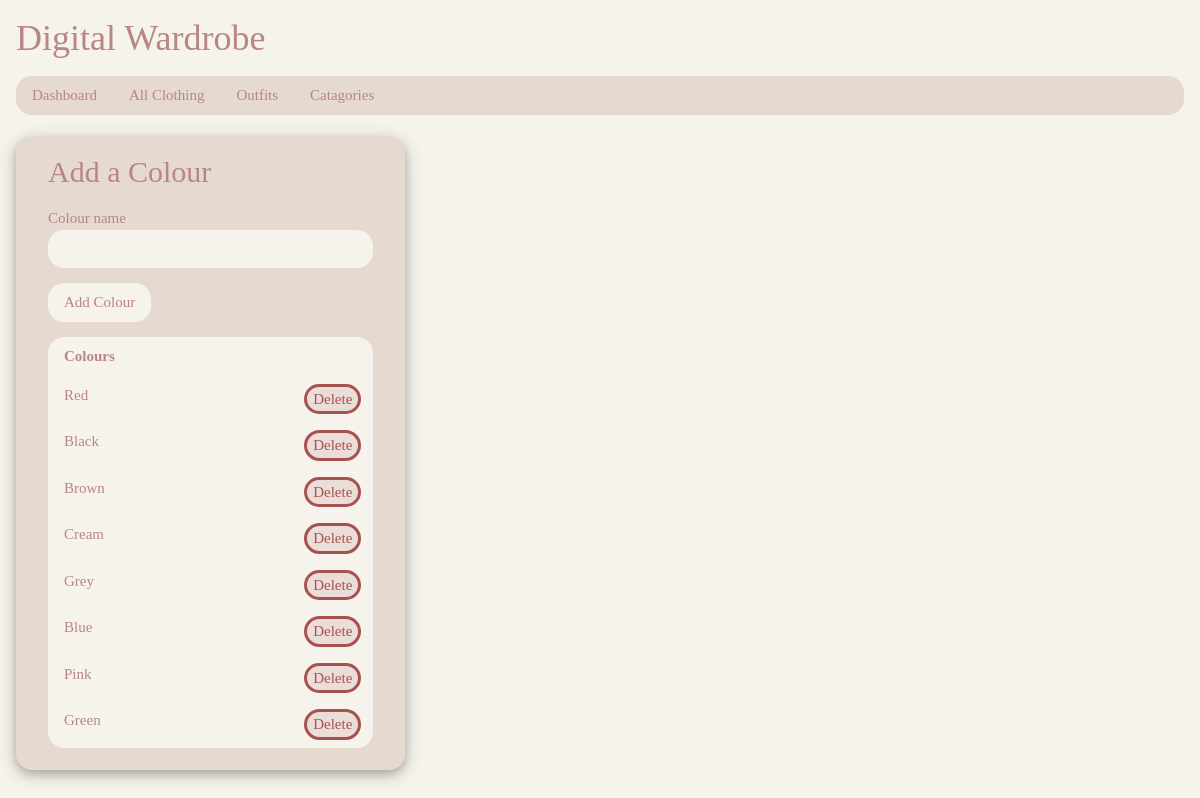
The app's page /colours (signed in) with its own data.
### tables this page shows
CREATE TABLE colour (colour_id INTEGER PRIMARY KEY, colour_name TEXT, user_id INTEGER REFERENCES user (user_id));

### app.py (the view, shortened to what this page needs)
@app.route('/colours', methods=['GET', 'POST'])
def add_colour():
    if 'user_id' in session:
        user_id = session['user_id']
        return viewcolours(user_id)
    else:
        return redirect(url_for('login'))

### app.py (called while the page is built)
@app.route('/colours/<int:user_id>')
def viewcolours(user_id):
    if 'user_id' in session:
        user_id = session['user_id']
        db = sqlite3.connect(DB)
        cursor = db.cursor()
        cursor.execute("SELECT * FROM colour WHERE user_id =?", (user_id,))
        colours_results = cursor.fetchall()
        db.close()
        return render_template("colours.html", user_id=user_id, colours_results=colours_results)
    else:
        return redirect(url_for('login'))

### templates/colours.html
{% extends "base.html" %}
{% block body %}
<br>
<div class="w3-col s4">
  <div class="w3-container colour5 w3-round-xlarge w3-card-4">
    <form class="w3-container" action="{{ url_for('add_colour') }}" method="POST">
      <h2 class="heading-padding">Add a Colour</h2>
      <label> Colour name</label>
      <input name="colour_name" type="text" maxlength="25" placeholder=" " class="w3-input" required>
      <p><input button type="submit" value="Add Colour" class="w3-ckp-input-button w3-round-xlarge"></p>
    </form>
  <div class="w3-container">
    <table class="w3-table colour4">
      <tr>
        <th>Colours</th>
        <th></th>
      </tr>
      {% for item in colours_results %}
      <tr>
        <td>{{ item[1] }}</td>
        <td class="w3-right-align">
          <form method="POST" action="{{ url_for('delete_colour', ID=item[0]) }}">
            <input style="margin-right: 4px;" type="submit" title="Delete" class="input delete-button" value="Delete" onclick="return confirm('Are you sure you want to delete this Colour?')">
          </form>
        </td>
      </tr>
      {% endfor %}
    </table>
    <br>
    </div>
  </div>
  <br>
  </div>
</div>
<br>
{% endblock %}

### static/w3.css (style rules this page uses)
html { box-sizing:border-box }
*,*:before,*:after { box-sizing:inherit }
html { -ms-text-size-adjust:100%;-webkit-text-size-adjust:100% }
body { margin:0 }
button,input,select,textarea,optgroup { font:inherit;margin:0 }
button,input { overflow:visible }
button,[type=button],[type=reset],[type=submit] { -webkit-appearance:button }
.w3-table,.w3-table-all { border-radius: 16px; border-collapse:collapse;border-spacing:0;width:100%;display:table }
.w3-table td,.w3-table th,.w3-table-all td,.w3-table-all th { padding:8px 8px;display:table-cell;text-align:left;vertical-align:top }
.w3-table th:first-child,.w3-table td:first-child,.w3-table-all th:first-child,.w3-table-all td:first-child { padding-left:16px }
.w3-input { padding:8px;display:block;border:none;border-bottom:1px solid #ccc;width:100% }
.w3-container:after,.w3-container:before,.w3-panel:after,.w3-panel:before,.w3-row:after,.w3-row:before,.w3-row-padding:after,.w3-row-padding:before, .w3-cell-row:before,.w3-cell-row:after,.w3-clear:after,.w3-clear:before,.w3-bar:before,.w3-bar:after { content:"";display:table;clear:both }
.w3-col,.w3-half,.w3-third,.w3-twothird,.w3-threequarter,.w3-quarter { float:left;width:100% }
.w3-col.s4 { width:33.33333% }
.w3-round-xlarge { border-radius:16px }
.w3-container,.w3-panel { padding:0.01em 16px }
.w3-card-4,.w3-hover-shadow:hover { box-shadow:0 4px 10px 0 rgba(0,0,0,0.2),0 4px 20px 0 rgba(0,0,0,0.19) }
.w3-right-align { text-align:right!important }

### static/charlottestyles.css (style rules this page uses)
html { font-family: Georgia, serif; font-size: 15px; line-height: 1.5; font-weight: normal; background-color: #F5F3EC; }
h1, h2, h3, h4, h5, h6 { font-family: Georgia, serif; font-weight: 400; line-height: 1; margin: 0px 0px; }
h2 { font-size: 30px }
.colour4,.hover-colour4:hover { color:#B98684!important; background-color:#F5F3EC !important }
.colour5,.hover-colour5:hover { color:#B98684!important; background-color:#E6D9D0 !important }
.heading-padding { margin: 20px 0; }
.delete-button { background-color:#a8515121; color: #a85151; display:inside; cursor: pointer; text-decoration:none; border-color: #a85151!important; border-radius:16px; border-width: 3px; border-style: solid; }
.w3-round-xlarge { border-radius:16px }
.w3-ckp-input-btn,.w3-ckp-input-button { border:none; display:inline-block; padding:8px 16px; vertical-align:middle; overflow:hidden; text-decoration:none; text-align:center; cursor:pointer; white-space:nowrap; border-radius:16px; color:#B98684; background-color:#F5F3EC; }
.w3-input { color:#B98684!important; background-color:#F5F3EC!important; padding:8px; display:block; border:none; width:100%; border-radius:16px }

### records on screen
colour: colour_name "Red"
colour: colour_name "Black"
colour: colour_name "Brown"
colour: colour_name "Cream"
colour: colour_name "Grey"
colour: colour_name "Blue"
colour: colour_name "Pink"
colour: colour_name "Green"
